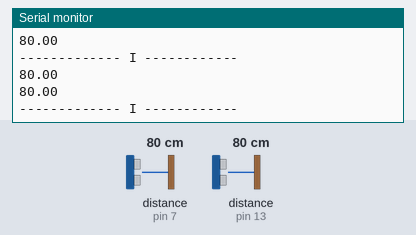
This sketch was run on a simulated Arduino Uno, built with avr-gcc and run on an emulated ATmega328P. On the bench: the last lines printed to the serial monitor. The inputs (shaded band) are chosen by the test bench; at power-on: distance to the obstacle (sensors on pin 7, pin 13) 80 cm. The echo pulse lasts 58.3 µs per cm.

Above: at 1.2 s.
1.3 s: distance to the obstacle (sensor on pin 7) set to 2 cm
At 1.9 s:
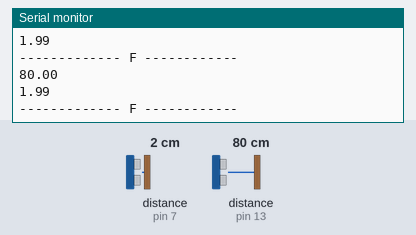
2.9 s: distance to the obstacle (sensor on pin 13) set to 9 cm
At 3.7 s:
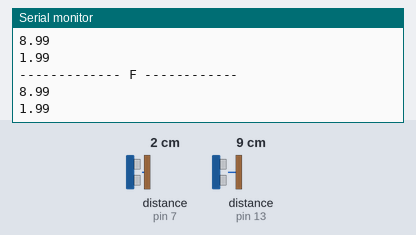
4.4 s: distance to the obstacle (sensor on pin 7) set to 4 cm
At 5.5 s:
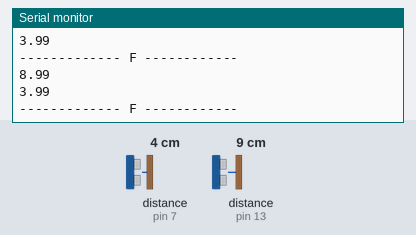
5.9 s: distance to the obstacle (sensor on pin 13) set to 18 cm
At 6.8 s:
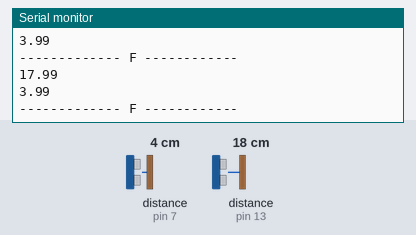
Timing chart, 0 to 8.4 s (numbered marks = the images above; inputs shaded):
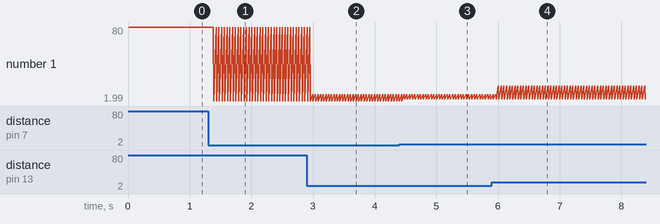

Measured:
- after the input at 1.3 s, the serial monitor: prints a new line after 0.09 s (image 1)
- after the input at 2.9 s, the serial monitor: prints a new line after 0.09 s (image 2)
- after the input at 4.4 s, the serial monitor: prints a new line after 0.09 s (image 3)
- after the input at 5.9 s, the serial monitor: prints a new line after 0.11 s (image 4)
- plotted number 1: 80 → 1.99 after the input at 1.3 s, 1.99 → 3.99 after the input at 4.4 s

The sketch:

Semana_da_tecnologia.ino
```cpp
#include <Ultrasonic.h>

#define TRIGGER_PIN  12  //verde
#define ECHO_PIN     13 //amarelo

#define TRIGGER_PIN2  6  //verde
#define ECHO_PIN2     7 //amarelo


Ultrasonic ultrasonic(TRIGGER_PIN, ECHO_PIN);
Ultrasonic ultrasonic2(TRIGGER_PIN2, ECHO_PIN2);

void setup() {
  // put your setup code here, to run once:
  Serial.begin(9600);
  //pinMode(13, OUTPUT);

}

void loop() {

 float cmMsec, inMsec,cmMsec2, inMsec2;
  long microsec = ultrasonic.timing();
  long microsec2 = ultrasonic2.timing();

  cmMsec = ultrasonic.convert(microsec, Ultrasonic::CM);
  inMsec = ultrasonic.convert(microsec, Ultrasonic::IN);
  cmMsec2 = ultrasonic2.convert(microsec2, Ultrasonic::CM);
  inMsec2 = ultrasonic2.convert(microsec2, Ultrasonic::IN);

//Serial.println(cmMsec);
  //   Serial.println(cmMsec2);
  if((cmMsec < 6.0) && cmMsec2>=6.0){
    Serial.println(cmMsec);
    Serial.println(cmMsec2);
    Serial.println("------------- OK ------------");
    } else if((cmMsec >= 6.0)&&(cmMsec2 >= 6.0)){
            Serial.println(cmMsec);
    Serial.println(cmMsec2);
    Serial.println("------------- I ------------");
     //Serial.println("I");
     //Serial.println("I"+cmMsec+"-"+cmMsec2);
      } else if((cmMsec >= 6.0)&&(cmMsec2 <= 6.0)){
            Serial.println(cmMsec);
    Serial.println(cmMsec2);
    Serial.println("------------- F ------------");
      //Serial.println("F"+cmMsec+"-"+cmMsec2);
     //Serial.println("F");
      }


}
```
